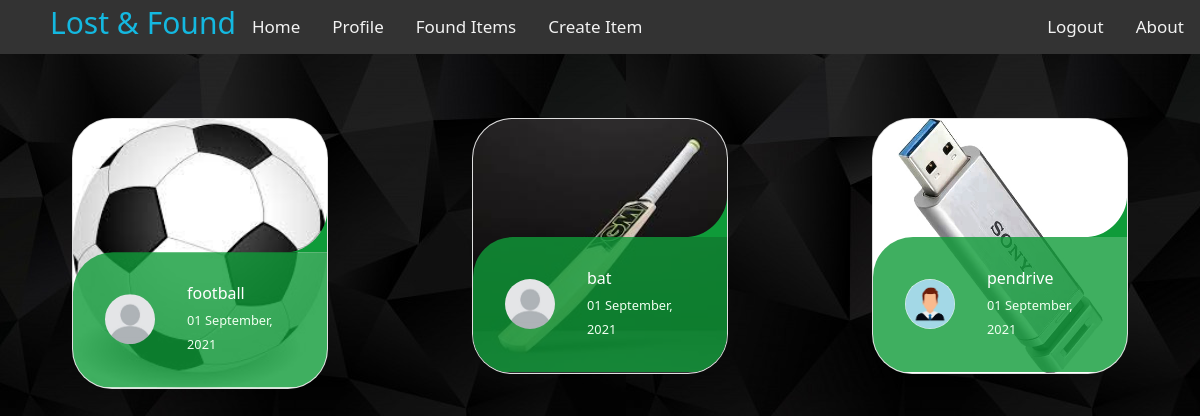
The app's page /found/ (signed in) with its own data.
### findme/models.py (models this page shows, shortened)
class ItemLost(models.Model):
    ItemID = models.AutoField(primary_key=True)
    name = models.ForeignKey(User, on_delete=models.CASCADE, null=True)
    title = models.CharField(max_length=30)
    description = models.CharField(max_length=200)
    found = models.BooleanField(default=False)
    location = models.TextField(max_length=100)
    lost_date = models.DateTimeField(auto_now=True)
    image = models.ImageField(upload_to='findme/images', default="")
    found_location = models.CharField(max_length=100, null=True, blank=True)
    item_found_by = models.ForeignKey(User, on_delete=models.CASCADE, null=True, blank=True,
                                      related_name="item_found_user")

### register/models.py (models this page shows, shortened)
class Profile(models.Model):
    user = models.OneToOneField(User, on_delete=models.CASCADE)
    image = models.ImageField(default='default.jpg', upload_to='register/images')

### findme/views.py (the view)
# urls.py: path('found/', views.itemfound, name='findme-found'),
@login_required
def itemfound(request):
    context = {
        'items': ItemLost.objects.filter(found=True)
    }
    return render(request, 'findme/found.html', context)

### findme/templates/findme/found.html (shortened to what this page needs)
{% extends "findme/base.html" %}
{% block content %}
<div class="container-fluid">
    <div class="row">
        <div class="col-md-12">
            <div class="row">
                {% if items|length > 0 %}
                {% for item in items %}
                <div class="col-md-4">
                    <ul class="cards">
                        <li>
                            <a href="{% url 'detail' item.ItemID %}" class="card">
                                <img src="{{ item.image.url}}" alt="" class="class__image picture">
                                <div class="card__overlay">
                                    <div style="background-color: rgb(15, 155, 57,0.8)" class="card__header">
                                        <svg class="card__arc__found" xmlns="http://www.w3.org/2000/svg">
                                            <path/>
                                        </svg>
                                        <img src="{{ item.name.profile.image.url }}" class="card__thumb">
                                        <div class="card__header-text">
                                            <h3 style="color:white" class="card__title">{{item.title}}</h3>
                                            <span style="color:honeydew" class="card__status">{{ item.lost_date|date:"d F, Y"}}</span>
                                        </div>
                                    </div>
                                </div>
                            </a>
                        </li>
                    </ul>
                </div>
                {% endfor %}
                {% else %}
                    <h1 style="color:white">No items are found!</h1>
                {% endif %}
            </div>
        </div>
    </div>
</div>
{% endblock %}

### findme/templates/findme/found.html (style rules this page uses)
:root { --surface-color: #0b0c10; --curve: 40; --black-color: #45a29e; --text-color: rgb(188, 212, 209); }
* { box-sizing: border-box; }
.cards { display: grid; gap: 2rem; margin: 4rem 5vw; padding: 0; list-style: none; }
.card { position: relative; display: block; height: 100%; border-radius: calc(var(--curve)*1px); -webkit-border-radius: calc(var(--curve)*1px); -moz-border-radius: calc(var(--curve)*1px); -o-border-radius: calc(var(--curve)*1px); overflow: hidden; text-decoration: none; }
.picture { width: 100%; height: auto; }
.card__overlay { position: absolute; bottom: 0; left: 0; right: 0; z-index: 1; height: 100%; border-radius: calc(var(--curve)*1px); background: var(--surface-color); transform: translateY(100%); -webkit-transform: translateY(100%); -moz-transform: translateY(100%); -ms-transform: translateY(100%); -o-transform: translateY(100%); transition: 0.2s ease-in-out; -webkit-transition: 0.2s ease-in-out; -moz-transition: 0.2s ease-in-out; -o-transition: 0.2s ease-in-out; -ms-transition: 0.2s ease-in-out; }
.card__header { position: relative; display: flex; align-items: center; gap: 2rem; border-radius: calc(var(--curve)*1px) 0 0 0; background-color: var(--surface-color); padding: 2em; transform: translateY(-100%); -webkit-transform: translateY(-100%); -moz-transform: translateY(-100%); -ms-transform: translateY(-100%); -o-transform: translateY(-100%); transition: 0.2s ease-in-out; }
.card__arc,.card__arc__found { width: 5em; height: 5em; position: absolute; bottom: 100%; right: 0; z-index: 1; }
.card__thumb { flex-shrink: 0; width: 3.125em; height: 3.125em; border-radius: 50%; -webkit-border-radius: 50%; -moz-border-radius: 50%; -ms-border-radius: 50%; -o-border-radius: 50%; }
.card__title { font-size: 1em; margin: 0 0 0.3em; color: var(--black-color); }
.card__status { font-size: 0.8em; color: var(--text-color); }

### records on screen
ItemLost: image (picture), name.profile.image (placeholder picture), title "football", lost_date "01 September, 2021"
ItemLost: image (picture), name.profile.image (placeholder picture), title "bat", lost_date "01 September, 2021"
ItemLost: image (picture), name.profile.image (picture), title "pendrive", lost_date "01 September, 2021"
